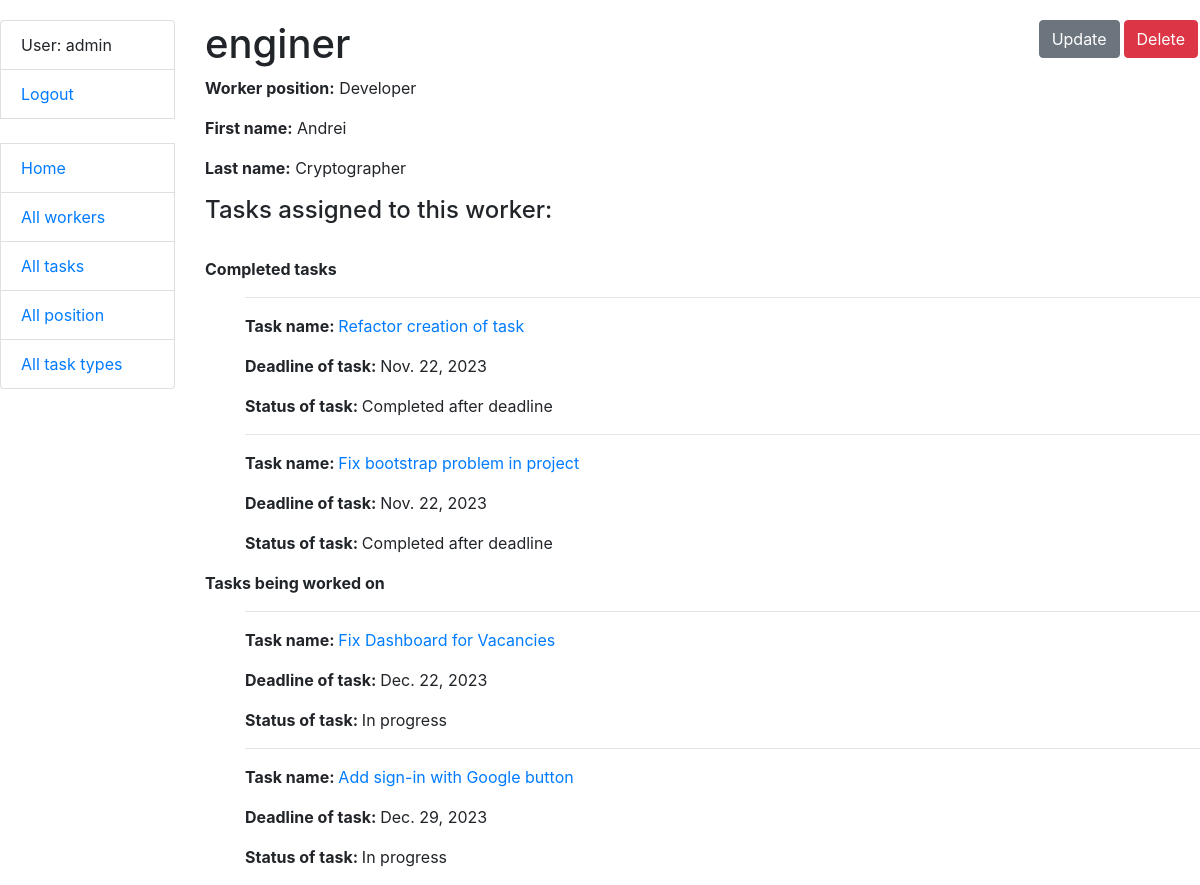
The app's page /workers/2/ (signed in), older data.
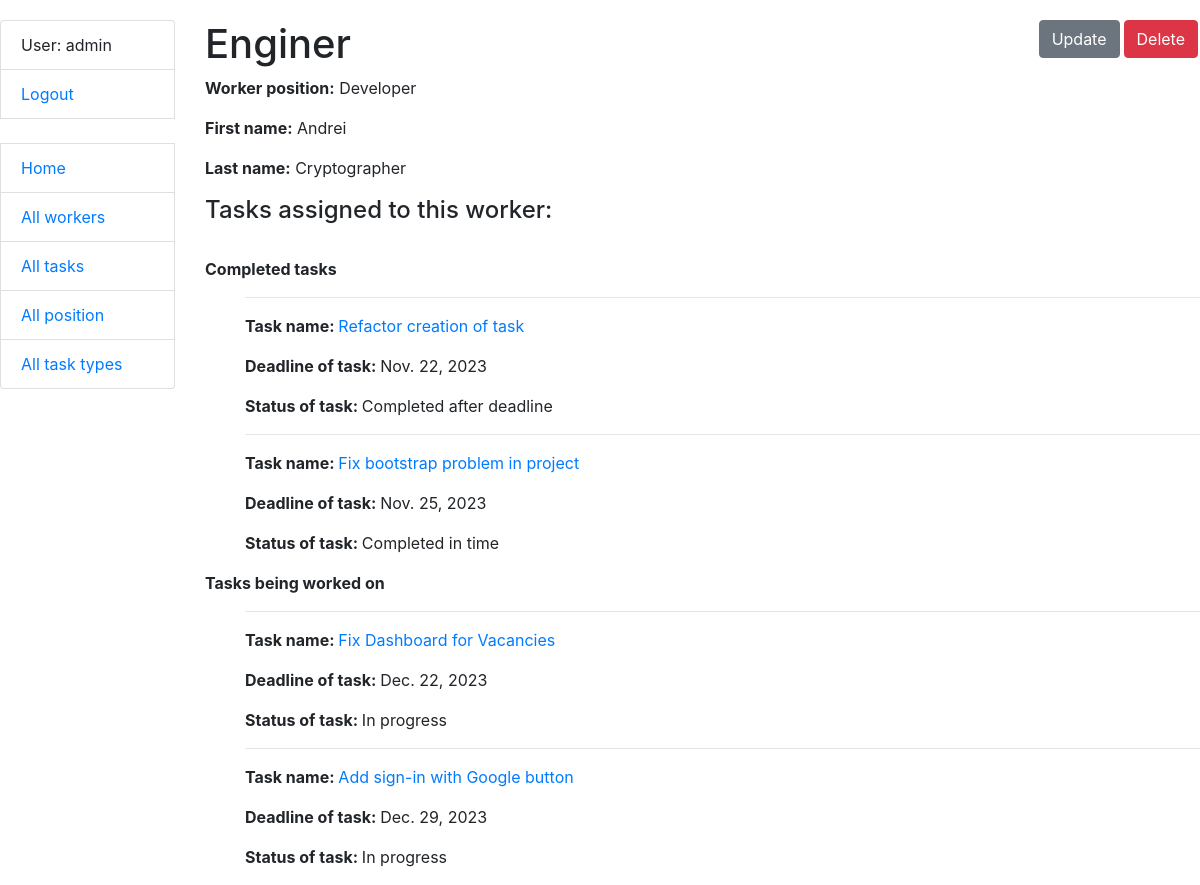
The same page, newer data.
### tasks/models.py (models this page shows, shortened)
class Worker(AbstractUser):
    position = models.ForeignKey(Position, on_delete=models.CASCADE, default=1)
    class Meta:
        ordering = ["username"]

class Task(models.Model):
    PRIORITY_CHOICES = (
        ("Urgent", "1"),
        ("High", "2"),
        ("Medium", "3"),
        ("Low", "4"),
        ("Optional", "Optional"),
    )
    name = models.CharField(max_length=255)
    description = models.TextField()
    deadline = models.DateField(null=True, blank=True)
    is_completed = models.BooleanField(default=False)
    priority = models.CharField(max_length=255, choices=PRIORITY_CHOICES, default="4")
    task_type = models.ForeignKey(TaskType, on_delete=models.CASCADE)
    assignees = models.ManyToManyField(AUTH_USER_MODEL, related_name="tasks", blank=True)
    class Meta:
        ordering = ["deadline"]
    def check_deadline(self):
        return self.deadline >= datetime.now().date()

class Position(models.Model):
    name = models.CharField(max_length=255, unique=True)
    class Meta:
        ordering = ["name"]
    def __str__(self) -> str:
        return self.name

### tasks/views.py (the view)
# urls.py: path("workers/<int:pk>/", WorkerDetailView.as_view(), name="worker-detail"),
class WorkerDetailView(LoginRequiredMixin, generic.DetailView):
    model = Worker
    queryset = Worker.objects.all().prefetch_related("tasks")

### templates/tasks/worker_detail.html
{% extends "base.html" %}
{% load crispy_forms_filters %}
{% block content %}
  <h1>
    {{ worker.username }}
    <a href="{% url 'tasks:worker-delete' pk=worker.id %}" class="btn btn-danger link-to-page">
      Delete
    </a>
    <a href="{% url 'tasks:worker-update' pk=worker.id %}" class="btn btn-secondary link-to-page">
      Update
    </a>
  </h1>
  <p><strong>Worker position:</strong> {{ worker.position }}</p>
  <p><strong>First name:</strong> {{ worker.first_name }}</p>
  <p><strong>Last name:</strong> {{ worker.last_name }}</p>
  <h4>
    Tasks assigned to this worker:
  </h4>
  <br>
  <p><strong>Completed tasks</strong></p>
    <ul>
      {% for task in worker.tasks.all %}
        {% if task.is_completed %}
          <hr>
          <p><strong>Task name: </strong><a href="{% url 'tasks:task-detail' task.id %}">{{ task.name }}</a></p>
          <p><strong>Deadline of task: </strong>{{ task.deadline }}</p>
          <p><strong>Status of task: </strong>
            {% if task.check_deadline %}
              Completed in time
            {% else %}
              Completed after deadline
            {% endif %}
          </p>
        {% endif %}
      {% endfor %}
    </ul>
  <p><strong>Tasks being worked on</strong></p>
    <ul>
      {% for task in worker.tasks.all %}
        {% if not task.is_completed %}
          <hr>
          <p><strong>Task name: </strong><a href="{% url 'tasks:task-detail' task.id %}">{{ task.name }}</a></p>
          <p><strong>Deadline of task: </strong>{{ task.deadline }}</p>
          <p><strong>Status of task: </strong>
            {% if task.check_deadline %}
              In progress
            {% else %}
              In progress (skipped deadline)
            {% endif %}
          </p>
        {% endif %}
      {% endfor %}
    </ul>
{% endblock %}

Row changes from the older to the newer data that the page shows:
changed Worker "Andrei": username "enginer" → "Enginer"
changed Task "Fix bootstrap problem in project": deadline "Nov. 22, 2023" → "Nov. 25, 2023"; deadline "Completed after deadline" → "Completed in time"
